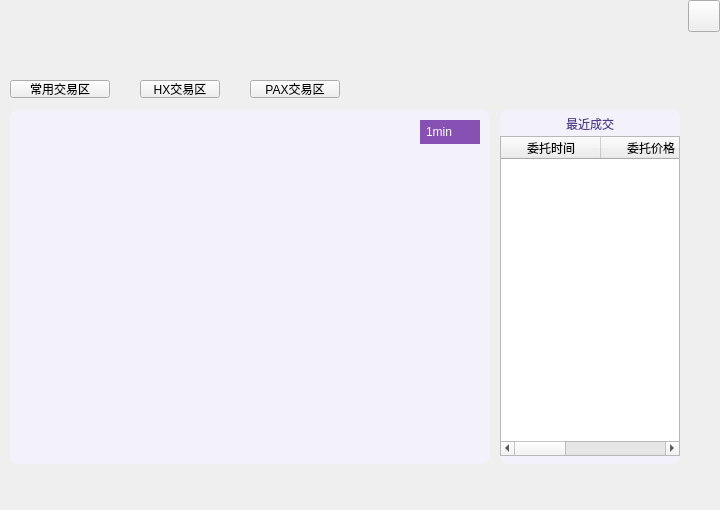
<?xml version="1.0" encoding="UTF-8"?>
<ui version="4.0">
 <class>KLineWidget</class>
 <widget class="QWidget" name="KLineWidget">
  <property name="geometry">
   <rect>
    <x>0</x>
    <y>0</y>
    <width>720</width>
    <height>510</height>
   </rect>
  </property>
  <property name="windowTitle">
   <string>Form</string>
  </property>
  <widget class="QLabel" name="currentPairLabel">
   <property name="geometry">
    <rect>
     <x>10</x>
     <y>50</y>
     <width>200</width>
     <height>26</height>
    </rect>
   </property>
   <property name="styleSheet">
    <string notr="true">font: 20px &quot;微软雅黑&quot;;
color: rgb(83, 61, 138);</string>
   </property>
   <property name="text">
    <string/>
   </property>
  </widget>
  <widget class="QPushButton" name="marketBtn3">
   <property name="geometry">
    <rect>
     <x>250</x>
     <y>80</y>
     <width>90</width>
     <height>18</height>
    </rect>
   </property>
   <property name="text">
    <string>PAX交易区</string>
   </property>
   <property name="BtnStyle" stdset="0">
    <string>dropDown</string>
   </property>
  </widget>
  <widget class="QPushButton" name="favoriteMarketBtn">
   <property name="geometry">
    <rect>
     <x>10</x>
     <y>80</y>
     <width>100</width>
     <height>18</height>
    </rect>
   </property>
   <property name="text">
    <string>常用交易区</string>
   </property>
   <property name="BtnStyle" stdset="0">
    <string>dropDown</string>
   </property>
  </widget>
  <widget class="QPushButton" name="marketBtn1">
   <property name="geometry">
    <rect>
     <x>140</x>
     <y>80</y>
     <width>80</width>
     <height>18</height>
    </rect>
   </property>
   <property name="styleSheet">
    <string notr="true"/>
   </property>
   <property name="text">
    <string>HX交易区</string>
   </property>
   <property name="BtnStyle" stdset="0">
    <string>dropDown</string>
   </property>
  </widget>
  <widget class="QComboBox" name="periodComboBox">
   <property name="geometry">
    <rect>
     <x>420</x>
     <y>120</y>
     <width>60</width>
     <height>24</height>
    </rect>
   </property>
   <property name="styleSheet">
    <string notr="true">QComboBox{background-color:rgb(135,80,179);border:none;color: white;padding-left: 6px;font: 12px &quot;Microsoft YaHei UI Light&quot;;border-top-left-radius:0px;border-bottom-left-radius:0px;border-top-right-radius:0px;border-bottom-right-radius:0px;}
QComboBox::drop-down {background:rgb(135,80,179);border:none;}
QComboBox::down-arrow {image: url(:/ui/wallet_ui/downArrow.png);}
QComboBox QAbstractItemView {outline: 0px;}
QComboBox QAbstractItemView{ color:rgb(83,61,138);selection-color: white;background-color: rgb(255,255,255);selection-background-color: rgb(164,77,179);}

</string>
   </property>
   <property name="currentIndex">
    <number>0</number>
   </property>
   <item>
    <property name="text">
     <string>1min</string>
    </property>
   </item>
   <item>
    <property name="text">
     <string>5min</string>
    </property>
   </item>
   <item>
    <property name="text">
     <string>15min</string>
    </property>
   </item>
   <item>
    <property name="text">
     <string>30min</string>
    </property>
   </item>
   <item>
    <property name="text">
     <string>1h</string>
    </property>
   </item>
   <item>
    <property name="text">
     <string>2h</string>
    </property>
   </item>
   <item>
    <property name="text">
     <string>6h</string>
    </property>
   </item>
   <item>
    <property name="text">
     <string>12h</string>
    </property>
   </item>
   <item>
    <property name="text">
     <string>1day</string>
    </property>
   </item>
   <item>
    <property name="text">
     <string>1week</string>
    </property>
   </item>
   <item>
    <property name="text">
     <string>1month</string>
    </property>
   </item>
  </widget>
  <widget class="QWidget" name="widget" native="true">
   <property name="geometry">
    <rect>
     <x>10</x>
     <y>110</y>
     <width>480</width>
     <height>354</height>
    </rect>
   </property>
   <property name="styleSheet">
    <string notr="true">#widget{background-color: rgb(243, 241, 250);
border-radius:8px;}</string>
   </property>
   <widget class="QLabel" name="priceLabel">
    <property name="geometry">
     <rect>
      <x>14</x>
      <y>12</y>
      <width>90</width>
      <height>20</height>
     </rect>
    </property>
    <property name="styleSheet">
     <string notr="true">color: rgb(1, 215, 26);
font: 16px &quot;微软雅黑&quot;;</string>
    </property>
    <property name="text">
     <string/>
    </property>
    <property name="alignment">
     <set>Qt::AlignBottom|Qt::AlignLeading|Qt::AlignLeft</set>
    </property>
   </widget>
   <widget class="QLabel" name="infoLabel">
    <property name="geometry">
     <rect>
      <x>104</x>
      <y>10</y>
      <width>330</width>
      <height>20</height>
     </rect>
    </property>
    <property name="styleSheet">
     <string notr="true">color: rgb(38, 25, 50);
font: 10px &quot;宋体&quot;;</string>
    </property>
    <property name="text">
     <string/>
    </property>
    <property name="alignment">
     <set>Qt::AlignBottom|Qt::AlignLeading|Qt::AlignLeft</set>
    </property>
   </widget>
  </widget>
  <widget class="QWidget" name="widget2" native="true">
   <property name="geometry">
    <rect>
     <x>500</x>
     <y>110</y>
     <width>180</width>
     <height>354</height>
    </rect>
   </property>
   <property name="styleSheet">
    <string notr="true">#widget2{background-color: rgb(243, 241, 250);
border-radius:8px;}</string>
   </property>
   <widget class="QTableWidget" name="recentDealsTableWidget">
    <property name="geometry">
     <rect>
      <x>0</x>
      <y>26</y>
      <width>180</width>
      <height>320</height>
     </rect>
    </property>
    <column>
     <property name="text">
      <string>委托时间</string>
     </property>
    </column>
    <column>
     <property name="text">
      <string>委托价格</string>
     </property>
    </column>
    <column>
     <property name="text">
      <string>数量</string>
     </property>
    </column>
   </widget>
   <widget class="QLabel" name="label">
    <property name="geometry">
     <rect>
      <x>40</x>
      <y>2</y>
      <width>100</width>
      <height>21</height>
     </rect>
    </property>
    <property name="styleSheet">
     <string notr="true">color: rgb(83, 61, 138);
font: 12px &quot;微软雅黑&quot;;</string>
    </property>
    <property name="text">
     <string>最近成交</string>
    </property>
    <property name="alignment">
     <set>Qt::AlignBottom|Qt::AlignHCenter</set>
    </property>
   </widget>
  </widget>
  <widget class="QToolButton" name="closeBtn">
   <property name="geometry">
    <rect>
     <x>688</x>
     <y>0</y>
     <width>32</width>
     <height>32</height>
    </rect>
   </property>
   <property name="cursor">
    <cursorShape>PointingHandCursor</cursorShape>
   </property>
   <property name="focusPolicy">
    <enum>Qt::NoFocus</enum>
   </property>
   <property name="text">
    <string/>
   </property>
  </widget>
  <zorder>widget2</zorder>
  <zorder>widget</zorder>
  <zorder>currentPairLabel</zorder>
  <zorder>marketBtn3</zorder>
  <zorder>favoriteMarketBtn</zorder>
  <zorder>marketBtn1</zorder>
  <zorder>periodComboBox</zorder>
  <zorder>closeBtn</zorder>
 </widget>
 <resources/>
 <connections/>
</ui>
